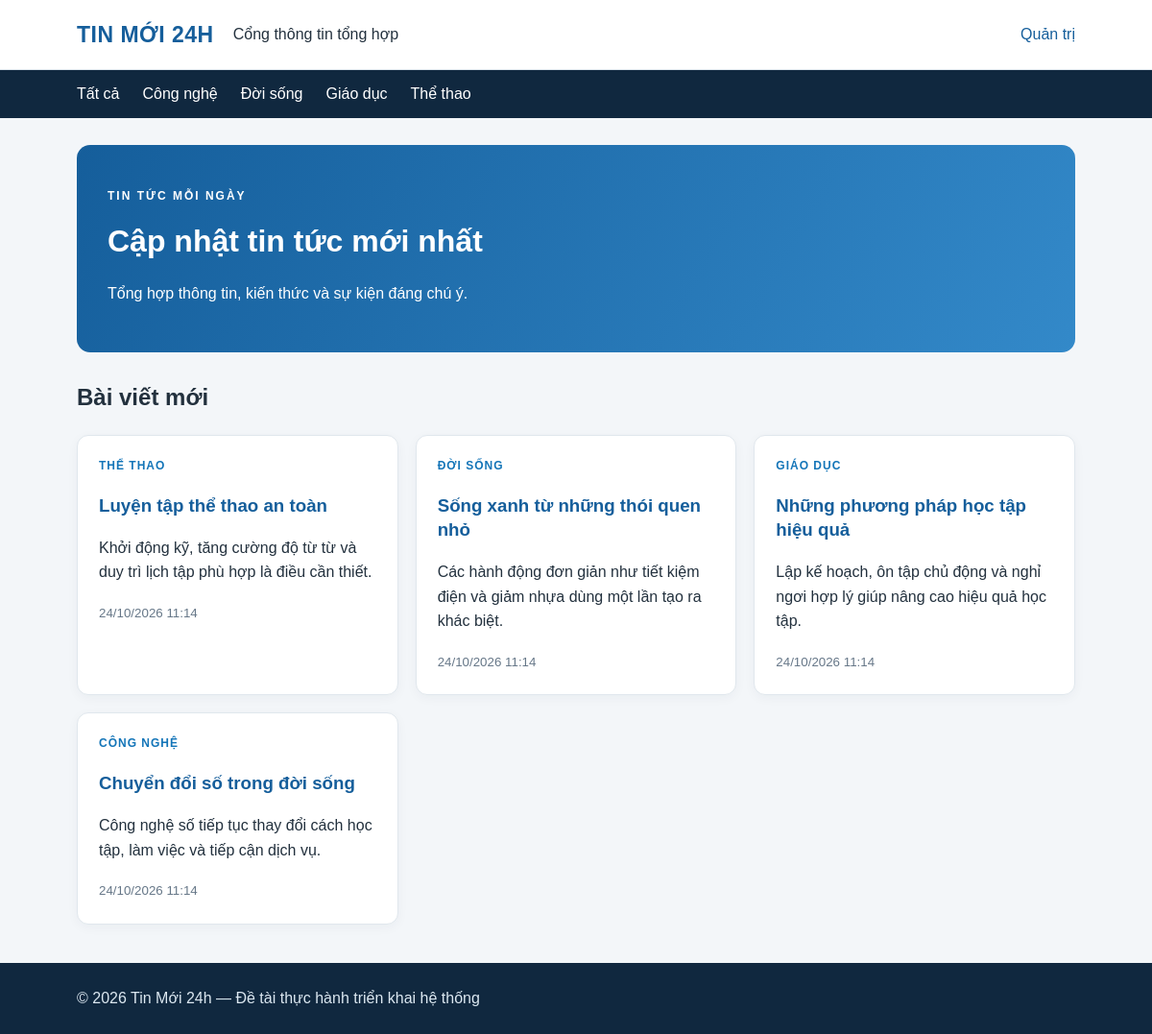
The app's page /app/public/index.php with its own data.
### tables this page shows
CREATE TABLE categories (
  id INT AUTO_INCREMENT PRIMARY KEY,
  name VARCHAR(100) NOT NULL UNIQUE
);

CREATE TABLE posts (
  id INT AUTO_INCREMENT PRIMARY KEY,
  title VARCHAR(200) NOT NULL,
  summary VARCHAR(500) NOT NULL,
  content TEXT NOT NULL,
  category_id INT NOT NULL,
  status ENUM('draft','published') NOT NULL DEFAULT 'draft',
  created_at DATETIME NOT NULL DEFAULT CURRENT_TIMESTAMP,
  CONSTRAINT fk_posts_category FOREIGN KEY(category_id) REFERENCES categories(id) ON DELETE RESTRICT,
  INDEX idx_posts_status_created(status, created_at)
);

### app/public/index.php (the view, shortened to what this page needs)
<?php
$pdo = db();
$sql = "SELECT p.id,p.title,p.summary,p.created_at,c.name AS category
        FROM posts p JOIN categories c ON c.id=p.category_id
        WHERE p.status='published'";
$params = [];
$sql .= " ORDER BY p.created_at DESC";
$stmt = $pdo->prepare($sql); $stmt->execute($params); $posts = $stmt->fetchAll();
$categories = $pdo->query("SELECT id,name FROM categories ORDER BY name")->fetchAll();
function e($v): string { return htmlspecialchars((string)$v, ENT_QUOTES, 'UTF-8'); }
?>
<!doctype html><html lang="vi"><head><meta charset="utf-8"><meta name="viewport" content="width=device-width, initial-scale=1">
<title>Tin Mới 24h</title><link rel="stylesheet" href="/style.css"></head><body>
<header><div class="wrap"><a class="brand" href="/">TIN MỚI 24H</a><span>Cổng thông tin tổng hợp</span><a class="admin-link" href="/admin.php">Quản trị</a></div></header>
<nav><div class="wrap"><a href="/">Tất cả</a><?php foreach($categories as $c): ?><a href="/?category=<?= (int)$c['id'] ?>"><?= e($c['name']) ?></a><?php endforeach; ?></div></nav>
<main class="wrap"><section class="hero"><p class="eyebrow">TIN TỨC MỖI NGÀY</p><h1>Cập nhật tin tức mới nhất</h1><p>Tổng hợp thông tin, kiến thức và sự kiện đáng chú ý.</p></section>
<h2>Bài viết mới</h2><div class="grid">
<?php foreach($posts as $p): ?><article class="card"><div class="category"><?= e($p['category']) ?></div><h3><a href="/article.php?id=<?= (int)$p['id'] ?>"><?= e($p['title']) ?></a></h3><p><?= e($p['summary']) ?></p><small><?= e(date('d/m/Y H:i', strtotime($p['created_at']))) ?></small></article><?php endforeach; ?>
</div></main><footer><div class="wrap">© <?= date('Y') ?> Tin Mới 24h — Đề tài thực hành triển khai hệ thống</div></footer></body></html>

### app/public/style.css (style rules this page uses)
:root { --blue:#155e9b;--dark:#10283f;--muted:#667788;--bg:#f3f6f9 }
* { box-sizing:border-box }
body { margin:0;font-family:Arial,Helvetica,sans-serif;color:#23313e;background:var(--bg);line-height:1.6 }
a { color:var(--blue);text-decoration:none }
.wrap { max-width:1080px;margin:auto;padding:0 20px }
header { background:#fff;border-bottom:1px solid #dce4eb }
header .wrap { display:flex;align-items:center;gap:20px;min-height:72px }
.brand { font-weight:800;font-size:23px;color:var(--blue);letter-spacing:.5px }
.admin-link { margin-left:auto }
nav { background:var(--dark) }
nav .wrap { display:flex;gap:24px;flex-wrap:wrap }
nav a { color:white;padding:12px 0 }
.hero { margin:28px 0;background:linear-gradient(120deg,#155e9b,#3389c9);color:white;padding:32px;border-radius:14px }
.hero h1 { margin:0;font-size:32px }
.eyebrow { font-size:12px;letter-spacing:2px;font-weight:bold }
.grid { display:grid;grid-template-columns:repeat(auto-fit,minmax(250px,1fr));gap:18px;margin-bottom:40px }
.card,.form-card { background:white;border:1px solid #e0e7ed;border-radius:12px;padding:22px;box-shadow:0 3px 12px #10283f0b }
.card h3 { line-height:1.35 }
.category { font-size:12px;text-transform:uppercase;letter-spacing:1px;color:#1475b8;font-weight:bold }
small { color:var(--muted) }
footer { padding:24px 0;background:#10283f;color:#dce8f1;margin-top:40px }

### records on screen
categories: name "Công nghệ"
categories: name "Đời sống"
categories: name "Giáo dục"
categories: name "Thể thao"
posts: category.name "THỂ THAO", title "Luyện tập thể thao an toàn", summary "Khởi động kỹ, tăng cường độ từ từ và duy trì lịch tập phù hợp là điều cần thiết.", created_at "24/10/2026 11:14"
posts: category.name "ĐỜI SỐNG", title "Sống xanh từ những thói quen nhỏ", summary "Các hành động đơn giản như tiết kiệm điện và giảm nhựa dùng một lần tạo ra khác biệt.", created_at "24/10/2026 11:14"
posts: category.name "GIÁO DỤC", title "Những phương pháp học tập hiệu quả", summary "Lập kế hoạch, ôn tập chủ động và nghỉ ngơi hợp lý giúp nâng cao hiệu quả học tập.", created_at "24/10/2026 11:14"
posts: category.name "CÔNG NGHỆ", title "Chuyển đổi số trong đời sống", summary "Công nghệ số tiếp tục thay đổi cách học tập, làm việc và tiếp cận dịch vụ.", created_at "24/10/2026 11:14"
